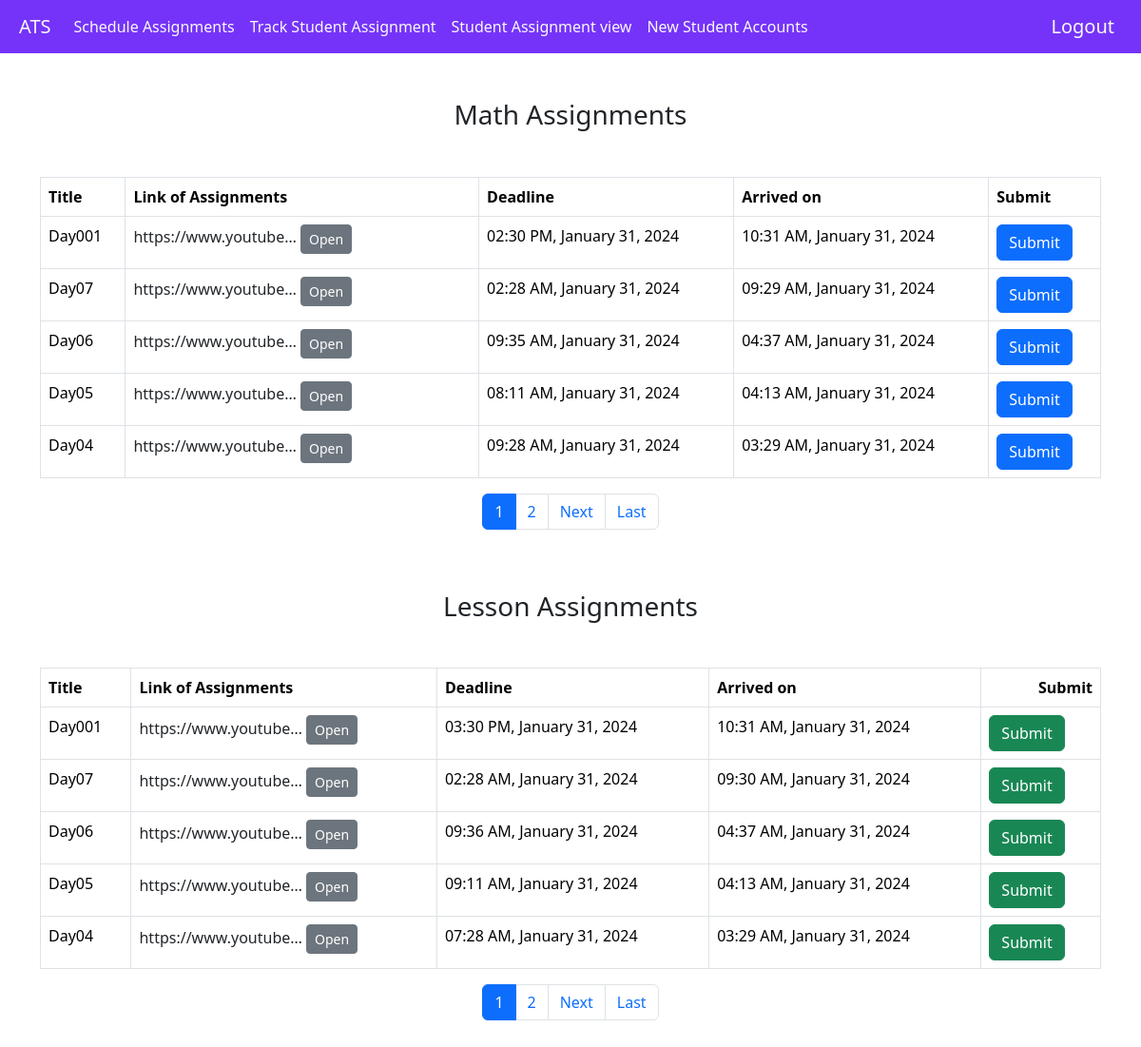
The page /all_assignments (signed in) on the database as committed earlier.
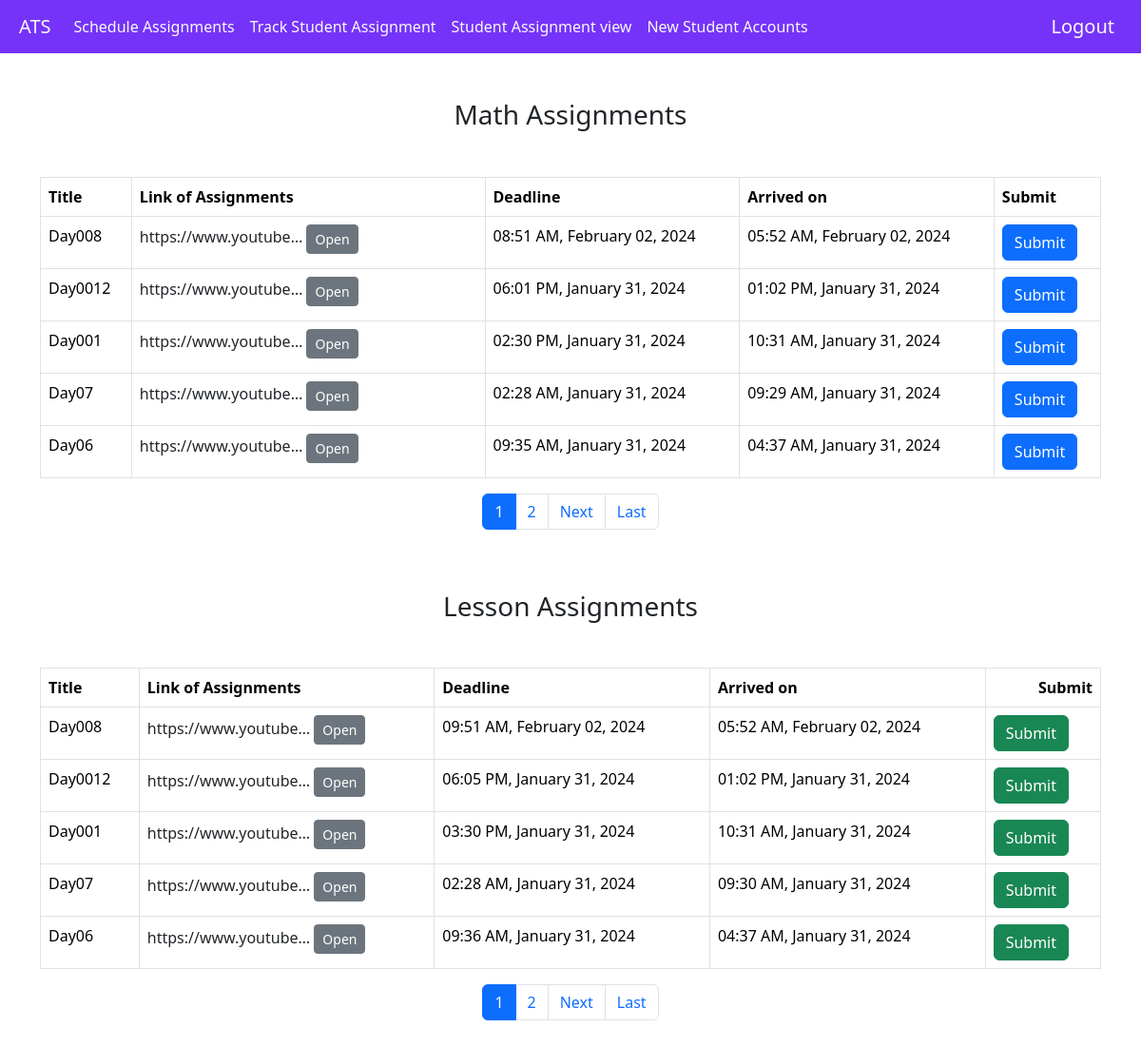
The same page on the database as committed later.
### student_work/models.py (models this page shows, shortened)
class Assignments(models.Model):
    created_by = models.ForeignKey(
        User, on_delete=models.CASCADE, related_name="created_assignments"
    )
    created_at = models.DateTimeField(auto_now_add=True)
    updated_at = models.DateTimeField(auto_now=True)
    title = models.CharField(max_length=200, blank=True)
    description = models.TextField(max_length=150, blank=True)
    is_submitted = models.BooleanField(default=False)
    math_send_time = models.DateTimeField()
    math_deadline = models.DateTimeField()
    math_question_link = models.URLField()
    lesson_send_time = models.DateTimeField()
    lesson_deadline = models.DateTimeField()
    lesson_question_link = models.URLField()

### student_work/views.py (the view)
# urls.py: path("all_assignments", views.all_assignments, name="all_assignments"),
def all_assignments(request):
    now = time_stamp()
    now_utc = now.astimezone(pytz.utc)
    math_assignments = Assignments.objects.filter(math_send_time__lt=now_utc).order_by(
        "-math_send_time"
    )
    lesson_assignments = Assignments.objects.filter(
        lesson_send_time__lt=now_utc
    ).order_by("-lesson_send_time")
    math_data = [
        {
            "math_id": assignment.id,
            "title": assignment.title,
            "link": assignment.math_question_link,
            "deadline": timezone.localtime(assignment.math_deadline),
            "send_time": timezone.localtime(assignment.math_send_time),
            "assignment_type": "math",
        }
        for assignment in math_assignments
    ]
    lesson_data = [
        {
            "lesson_id": assignment.id,
            "title": assignment.title,
            "link": assignment.lesson_question_link,
            "deadline": timezone.localtime(assignment.lesson_deadline),
            "send_time": timezone.localtime(assignment.lesson_send_time),
            "assignment_type": "lesson",
        }
        for assignment in lesson_assignments
    ]
    math_sub_Form = Math_sub_Form()
    lesson_sub_Form = Lesson_sub_Form()
    items_per_page = 5
    math_page = request.GET.get("math_page", 1)
    math_paginator = Paginator(math_data, items_per_page)
    if not str(math_page).isdigit():
        math_page = 1
    else:
        math_page = int(math_page)
    if math_page < 1:
        math_page = 1
    elif math_page > math_paginator.num_pages:
        math_page = math_paginator.num_pages
    math_data_page = math_paginator.page(math_page)
    lesson_page = request.GET.get("lesson_page", 1)
    lesson_paginator = Paginator(lesson_data, items_per_page)
    if not str(lesson_page).isdigit():
        lesson_page = 1
    else:
        lesson_page = int(lesson_page)
    if lesson_page < 1:
        lesson_page = 1
    elif lesson_page > lesson_paginator.num_pages:
        lesson_page = lesson_paginator.num_pages
    lesson_data_page = lesson_paginator.page(lesson_page)
    context = {
        "current_time": now,
        "math_data": math_data_page,
        "lesson_data": lesson_data_page,
        "math_sub_Form": math_sub_Form,
        "lesson_sub_Form": lesson_sub_Form,
    }
    return render(request, "student_work/all_assignments.html", context)

### student_work/views.py (called while the page is built)
def time_stamp():
    timezone.activate("Asia/Kolkata")
    current_time = timezone.localtime(timezone.now())
    formatted_current = current_time.strftime("%Y-%m-%dT%H:%M")
    formatted_current_time = timezone.datetime.strptime(
        formatted_current, "%Y-%m-%dT%H:%M"
    )
    now = formatted_current_time
    return now

### student_work/templates/student_work/all_assignments.html (shortened to what the changed rows need)
    {% extends 'student_work/base.html' %}
    {% block content %}
    <div class="container mt-5 mb-4">
        <div class="table-responsive">
            <table class="table table-bordered">
                <thead>
                    <tr>
                        <th>Title</th>
                        <th class="col-6 col-sm-4">Link of Assignments</th>
                        <th>Deadline</th>
                        <th>Arrived on </th>
                        <th>Submit</th>
                    </tr>
                </thead>
                <tbody>
                    {% for assignment in math_data %}
                        <tr>
                            <td>{{ assignment.title }}</td>
                            <td>
                                <a
                                    href="{{ assignment.link }}"
                                    data-bs-toggle="popover"
                                    data-bs-content="{{ assignment.link }}"
                                    data-bs-trigger="hover"
                                    data-bs-placement="top"
                                    role="button"
                                    class="text-decoration-none text-dark"
                                    target="_blank"
                                    style="transition: color 0.3s;"
                                >
                                    {{ assignment.link|truncatechars:20 }}
                                    <button
                                        class="btn btn-sm btn-secondary"
                                        data-bs-toggle="tooltip"
                                        data-bs-placement="top"
                                        title="Open in New Tab"
                                        style="pointer-events: none;"
                                    >
                                        Open
                                    </button>
                                </a>
                            </td>
                            <td>{{ assignment.deadline|date:"h:i A, F d, Y" }}</td>
                            <td>{{ assignment.send_time|date:"h:i A, F d, Y" }}</td>
                            <td>
                                {% if not assignment.is_submitted %}
                                    <button class="btn btn-primary" data-bs-toggle="modal" data-bs-target="#exampleModalMath_{{ assignment.id }}">
                                        Submit
                                    </button>
                                {% else %}
                                    <p>Assignment already submitted</p>
                                {% endif %}
                            </td>
                        </tr>
                    {% endfor %}
                </tbody>
            </table>
        </div>
        <div class="table-responsive">
            <table class="table table-bordered">
                <thead>
                    <tr>
                        <th>Title</th>
                        <th>Link of Assignments</th>
                        <th>Deadline</th>
                        <th>Arrived on</th>
                        <th style="text-align: right;">Submit</th>
                    </tr>
                </thead>
                <tbody>
                    {% for assignment in lesson_data %}
                        <tr>
                            <td>{{ assignment.title }}</td>
                            <td>
                                <a
                                    href="{{ assignment.link }}"
                                    data-bs-toggle="popover"
                                    data-bs-content="{{ assignment.link }}"
                                    data-bs-trigger="hover"
                                    data-bs-placement="top"
                                    role="button"
                                    class="text-decoration-none text-dark"
                                    target="_blank"
                                    style="transition: color 0.3s;"
                                >
                                    {{ assignment.link|truncatechars:20 }}
                                    <button
                                        class="btn btn-sm btn-secondary"
                                        data-bs-toggle="tooltip"
                                        data-bs-placement="top"
                                        title="Open in New Tab"
                                        style="pointer-events: none;"
                                    >
                                        Open
                                    </button>
                                </a>
                            </td>
                            <td>{{ assignment.deadline|date:"h:i A, F d, Y" }}</td>
                            <td>{{ assignment.send_time|date:"h:i A, F d, Y" }}</td>
                            <td>
                                <button class="btn btn-success" data-bs-toggle="modal" data-bs-target="#exampleModalLesson_{{ assignment.id }}">
                                    Submit
                                </button>
                            </td>
                        </tr>
                    {% endfor %}
                </tbody>
            </table>
        </div>
    </div>
    {% endblock %}

Rows that differ between the two databases and show on the page:
no longer on this page (row unchanged): Assignments: title "Day05", link "https://www.youtube…", title "Day05", link "https://www.youtube…"
no longer on this page (row unchanged): Assignments: title "Day04", link "https://www.youtube…", title "Day04", link "https://www.youtube…"
added Assignments: title "Day008", link "https://www.youtube…", title "Day008", link "https://www.youtube…"
added Assignments: title "Day0012", link "https://www.youtube…", title "Day0012", link "https://www.youtube…"
Other text that changed with them:
new list line: "Open 08:51 AM, February 02, 2024 05:52 AM, February 02, 2024 Submit"
new list line: "Open 06:01 PM, January 31, 2024 01:02 PM, January 31, 2024 Submit"
new list line: "Open 09:51 AM, February 02, 2024 05:52 AM, February 02, 2024 Submit"
new list line: "Open 06:05 PM, January 31, 2024 01:02 PM, January 31, 2024 Submit"
list line gone: "Open 08:11 AM, January 31, 2024 04:13 AM, January 31, 2024 Submit"
list line gone: "Open 09:28 AM, January 31, 2024 03:29 AM, January 31, 2024 Submit"
list line gone: "Open 09:11 AM, January 31, 2024 04:13 AM, January 31, 2024 Submit"
list line gone: "Open 07:28 AM, January 31, 2024 03:29 AM, January 31, 2024 Submit"
